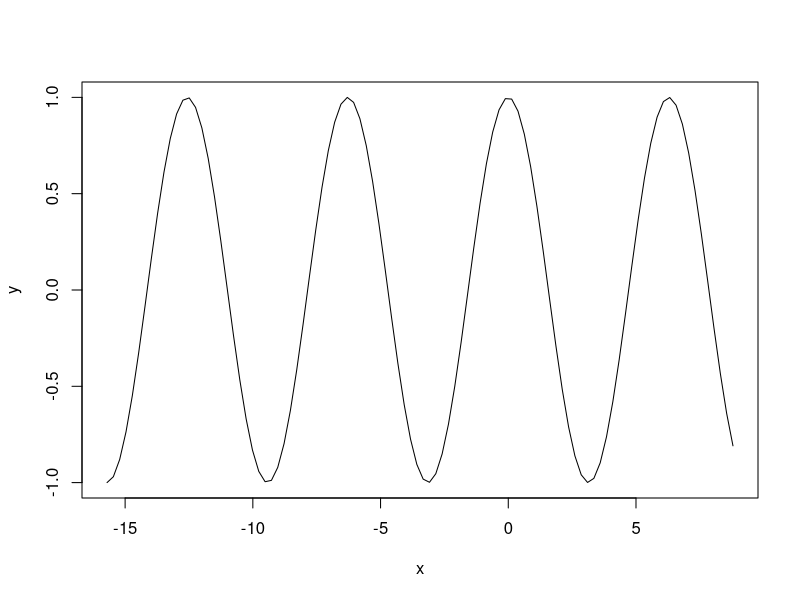

Write the R code that produced this figure.
10 + 5

abs(-4.7)

sqrt(16)

numbers <- c(1,2,3) #= also is used <-
numbers

x<-list("hey","hello","goodbye")
print(x)

# Enter in the vector of data:
dat <- c(-2*pi, -1.5*pi, -1*pi, -0.5*pi, 0, 0.5*pi, 1*pi,1.5*pi, 2*pi)
dat

# seq generates a sequence:
x <- seq(from = -5 *  pi, to = 2.8 * pi, length.out = 100)
y <- cos(x)
plot(x, y, type = "l")
